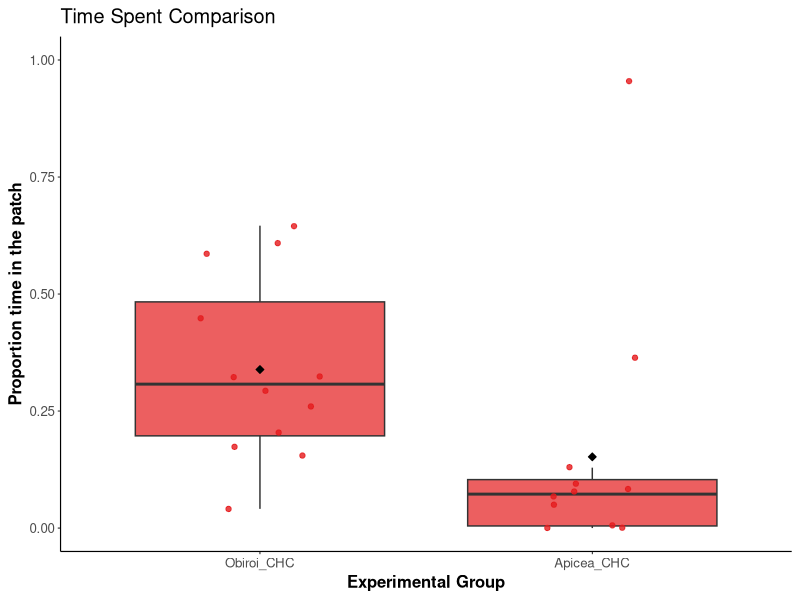
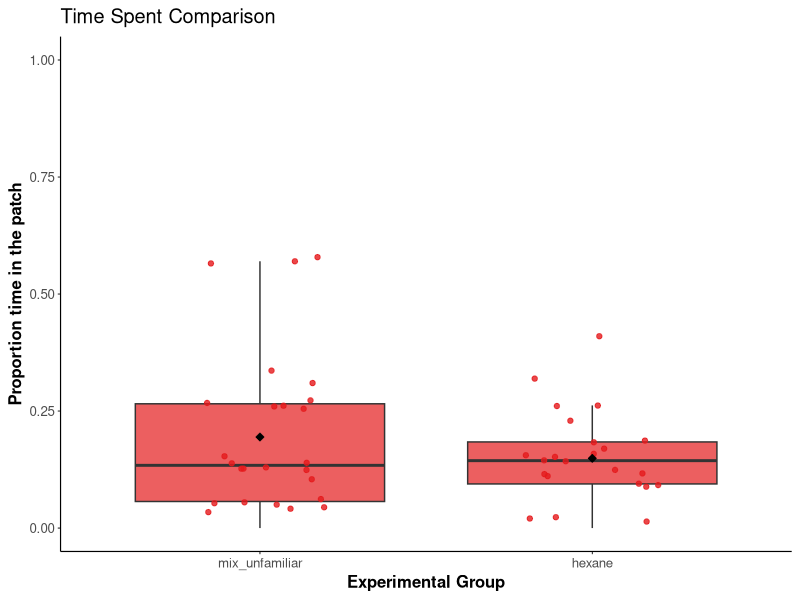
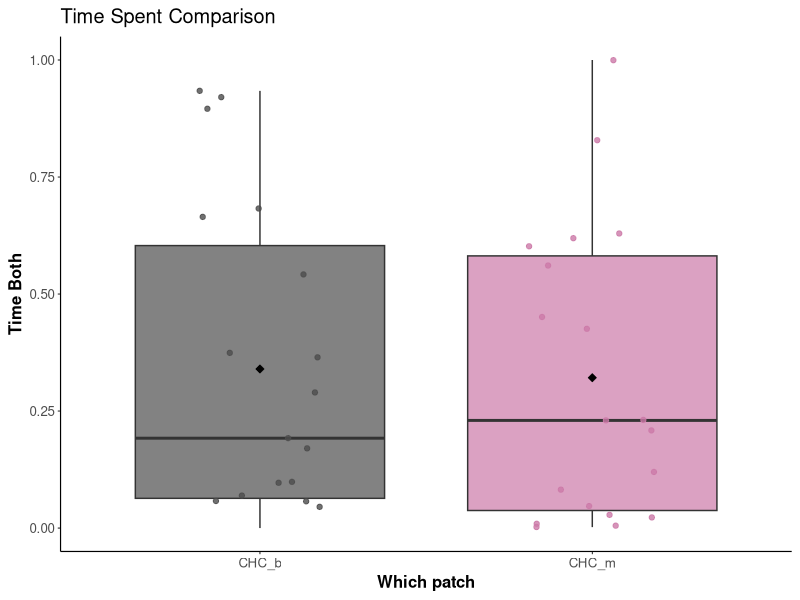

Write R code to recreate these figures, in order. (Note: this script raises an error after producing the figures.)
library(ggplot2)
library(dplyr)


setwd("/Users/matteorossi/Desktop/")


###Fig 5B #YoungF ants CHC Obiroi vs CHCApicea

df <- read.table("Fig5B_CHC_Obiroi_vs_Apicea.txt", sep = "", header = TRUE)

df_subset <- subset(df, exp %in% c("Obiroi_CHC",
                                   "Apicea_CHC"))

df_subset$exp <- factor(
  df_subset$exp,
  levels = c(
    "Obiroi_CHC",
    "Apicea_CHC"
  )
)

# calculate group means
means <- df_subset %>%
  group_by(exp) %>%
  summarise(mean_val = mean(as.numeric(prop_time_in_circle), na.rm = TRUE))

# assign diamond color depending on group
means$diamond_col <- ifelse(means$exp %in% c("Obiroi_CHC","Apicea_CHC"),
                            "black", "red")
                            
ggplot(df_subset, aes(x = exp, y = as.numeric(prop_time_in_circle), fill = exp)) +
  geom_boxplot(alpha = 0.7, outlier.shape = NA) +
  geom_jitter(aes(color = exp), width = 0.2, size = 1.5, alpha = 0.8) +
  # add group mean diamonds
  geom_point(data = means,
             aes(x = exp, y = mean_val),
             shape = 23, size = 1.8,
             fill = "black", color = means$diamond_col) +
  scale_fill_manual(values = c(
    "Obiroi_CHC" = "#e41a1c",
    "Apicea_CHC" = "#e41a1c"
  )) +
  scale_color_manual(values = c(
    "Obiroi_CHC" = "#e41a1c",
    "Apicea_CHC" = "#e41a1c"
  )) +
  labs(
    title = "Time Spent Comparison",
    x = "Experimental Group",
    y = "Proportion time in the patch"
  ) +
  ylim(0, 1) +
  theme_minimal(base_size = 12) +
  theme(
    legend.position   = "none",
    panel.grid        = element_blank(),
    axis.line         = element_line(size = 0.4),
    axis.ticks        = element_line(size = 0.3),
    axis.ticks.length = unit(2, "pt"),
    axis.title        = element_text(face = "bold")
  )


wilcox.test(as.numeric(prop_time_in_circle) ~ exp, data = df_subset, exact = FALSE)




####Fig 5C #mix unfamiliar vs hexane

df <- read.table("Fig5C_6C_6D_compounds.txt", sep = "", header = TRUE)

df_subset <- subset(df, exp %in% c("mix_unfamiliar","hexane"))

df_subset$exp <- factor(
  df_subset$exp,
  levels = c(
    "mix_unfamiliar",
    "hexane"
  )
)


# calculate group means
means <- df_subset %>%
  group_by(exp) %>%
  summarise(mean_val = mean(as.numeric(prop_time_in_circle), na.rm = TRUE))

# assign diamond color depending on group
means$diamond_col <- ifelse(means$exp %in% c("mix_unfamiliar","hexane"),
                            "black", "red")
                            
ggplot(df_subset, aes(x = exp, y = as.numeric(prop_time_in_circle), fill = exp)) +
  geom_boxplot(alpha = 0.7, outlier.shape = NA) +
  geom_jitter(aes(color = exp), width = 0.2, size = 1.5, alpha = 0.8) +
  # add group mean diamonds
  geom_point(data = means,
             aes(x = exp, y = mean_val),
             shape = 23, size = 1.8,
             fill = "black", color = means$diamond_col) +
  scale_fill_manual(values = c(
    "mix_unfamiliar" = "#e41a1c",
    "hexane" = "#e41a1c"
  )) +
  scale_color_manual(values = c(
    "mix_unfamiliar" = "#e41a1c",
    "hexane" = "#e41a1c"
  )) +
  labs(
    title = "Time Spent Comparison",
    x = "Experimental Group",
    y = "Proportion time in the patch"
  ) +
  ylim(0, 1) +
  theme_minimal(base_size = 12) +
  theme(
    legend.position   = "none",
    panel.grid        = element_blank(),
    axis.line         = element_line(size = 0.4),
    axis.ticks        = element_line(size = 0.3),
    axis.ticks.length = unit(2, "pt"),
    axis.title        = element_text(face = "bold")
  )


wilcox.test(as.numeric(prop_time_in_circle) ~ exp, data = df_subset, exact = FALSE)




#########Fig 5E

df <- read.table("Fig5E_CHClineBvsM.txt", sep = "", header = TRUE)

# Filter for only the two groups of interest
df_subset <- subset(df, which_patch %in% c("CHC_b","CHC_m"))

# Order factor levels
df_subset$which_patch <- factor(
  df_subset$which_patch,
  levels = c("CHC_b", "CHC_m")
)

ggplot(df_subset, aes(x = which_patch, y = as.numeric(prop_time_in_circle), fill = which_patch)) +
  geom_boxplot(alpha = 0.7, outlier.shape = NA) +
  geom_jitter(aes(color = which_patch), width = 0.2, size = 1.5, alpha = 0.8) +
  # mean per group: smaller red diamond
  stat_summary(
    fun = mean, geom = "point",
    shape = 23, size = 1.8,   # reduced size
    fill = "black", color = "black"
  ) +
  scale_fill_manual(values = c(
    "CHC_b" = "#4D4D4D",
    "CHC_m"  = "#CC79A7"
  )) +
  scale_color_manual(values = c(
    "CHC_b" = "#4D4D4D",
    "CHC_m"  = "#CC79A7"
  )) +
  labs(
    title = "Time Spent Comparison",
    x = "Which patch",
    y = "Time Both"
  ) +
  ylim(0, 1) +
  theme_minimal(base_size = 12) +
  theme(
    legend.position   = "none",
    panel.grid        = element_blank(),             # no grid
    axis.line         = element_line(size = 0.4),    # lighter axes
    axis.ticks        = element_line(size = 0.3),
    axis.ticks.length = unit(2, "pt"),
    axis.title        = element_text(face = "bold")
  )


#Wilcoxon paired test
df <- read.table("Fig5E_CHClineBvsM.txt",
                 sep = "", header = TRUE)

# Keep only the two groups
df_subset <- subset(df, which_patch %in% c("CHC_b", "CHC_m"))

# Convert measurements to numeric (non-numeric values become NA)
df_subset$prop_time_in_circle <- as.numeric(
  as.character(df_subset$prop_time_in_circle)
)

df_wide <- reshape(
  df_subset,
  idvar = "Trialnum_1montholdRnum",
  timevar = "which_patch",
  direction = "wide"
)

#Remove incomplete pairs
df_test <- na.omit(df_wide)

# Paired Wilcoxon test
wilcox.test(
  df_test$prop_time_in_circle.CHC_b,
  df_test$prop_time_in_circle.CHC_m,
  paired = TRUE,
  exact = FALSE
)





###Fig  5F

df <- read.table("Fig5F_CHClineBvsA.txt", sep = "", header = TRUE)

# Filter for only the two groups of interest
df_subset <- subset(df, which_patch %in% c("CHC_b","CHC_a"))

# Order factor levels
df_subset$which_patch <- factor(
  df_subset$which_patch,
  levels = c("CHC_b", "CHC_a")
)


ggplot(df_subset, aes(x = which_patch, y = as.numeric(prop_time_in_circle), fill = which_patch)) +
  geom_boxplot(alpha = 0.7, outlier.shape = NA) +
  geom_jitter(aes(color = which_patch), width = 0.2, size = 1.5, alpha = 0.8) +
  # mean per group: smaller diamond
  stat_summary(
    fun = mean, geom = "point",
    shape = 23, size = 1.8,   # reduced size
    fill = "black", color = "black"
  ) +
  scale_fill_manual(values = c(
    "CHC_b" = "#4D4D4D",
    "CHC_a"  = "#009E73"
  )) +
  scale_color_manual(values = c(
    "CHC_b" = "#4D4D4D",
    "CHC_a"  = "#009E73"
  )) +
  labs(
    title = "Time Spent Comparison",
    x = "Which patch",
    y = "Prop time in circle"
  ) +
  ylim(0, 1) +
  theme_minimal(base_size = 12) +
  theme(
    legend.position   = "none",
    panel.grid        = element_blank(),             # no grid
    axis.line         = element_line(size = 0.4),    # lighter axes
    axis.ticks        = element_line(size = 0.3),
    axis.ticks.length = unit(2, "pt"),
    axis.title        = element_text(face = "bold")
  )



# Paired Wilcoxon test
df_wide <- reshape(
  df_subset,
  idvar = "Trialnum_1montholdRnum",
  timevar = "which_patch",
  direction = "wide"
)

wilcox.test(
  df_wide$prop_time_in_circle.CHC_b,
  df_wide$prop_time_in_circle.CHC_a,
  paired = TRUE,
  exact = FALSE
)
